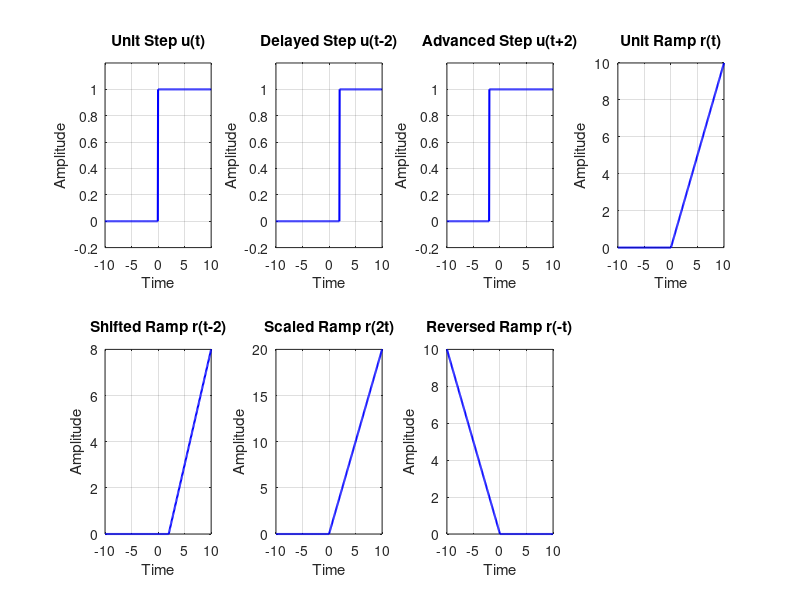

This chart was generated by the following MATLAB code:
% PRACTICAL 2.2: Time Shifting, Scaling and Reversal of Signals
clc;
clear;
close all;

t = -10:0.05:10;

% Base signals
ustep = double(t >= 0);
ramp  = t .* ustep;

% (i) Time Shifting
u_delay   = double(t - 2 >= 0);        % u(t-2)
u_advance = double(t + 2 >= 0);        % u(t+2)
r_shift   = (t - 2) .* (t - 2 >= 0);   % r(t-2)

% (ii) Time Scaling: r(2t)
r_scale = (2*t) .* (2*t >= 0);

% (iii) Time Reversal: r(-t)
r_rev = (-t) .* (-t >= 0);

figure;

subplot(2,4,1);
plot(t, ustep, 'b', 'LineWidth', 1.5);
title('Unit Step u(t)');
xlabel('Time'); ylabel('Amplitude');
ylim([-0.2, 1.2]); grid on;

subplot(2,4,2);
plot(t, u_delay, 'b', 'LineWidth', 1.5);
title('Delayed Step u(t-2)');
xlabel('Time'); ylabel('Amplitude');
ylim([-0.2, 1.2]); grid on;

subplot(2,4,3);
plot(t, u_advance, 'b', 'LineWidth', 1.5);
title('Advanced Step u(t+2)');
xlabel('Time'); ylabel('Amplitude');
ylim([-0.2, 1.2]); grid on;

subplot(2,4,4);
plot(t, ramp, 'b', 'LineWidth', 1.5);
title('Unit Ramp r(t)');
xlabel('Time'); ylabel('Amplitude');
grid on;

subplot(2,4,5);
plot(t, r_shift, 'b', 'LineWidth', 1.5);
title('Shifted Ramp r(t-2)');
xlabel('Time'); ylabel('Amplitude');
grid on;

subplot(2,4,6);
plot(t, r_scale, 'b', 'LineWidth', 1.5);
title('Scaled Ramp r(2t)');
xlabel('Time'); ylabel('Amplitude');
grid on;

subplot(2,4,7);
plot(t, r_rev, 'b', 'LineWidth', 1.5);
title('Reversed Ramp r(-t)');
xlabel('Time'); ylabel('Amplitude');
grid on;
